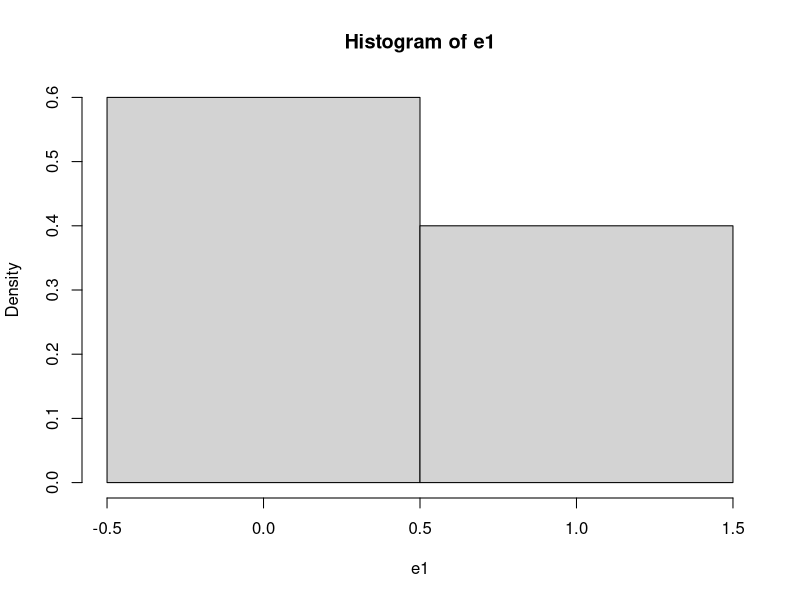
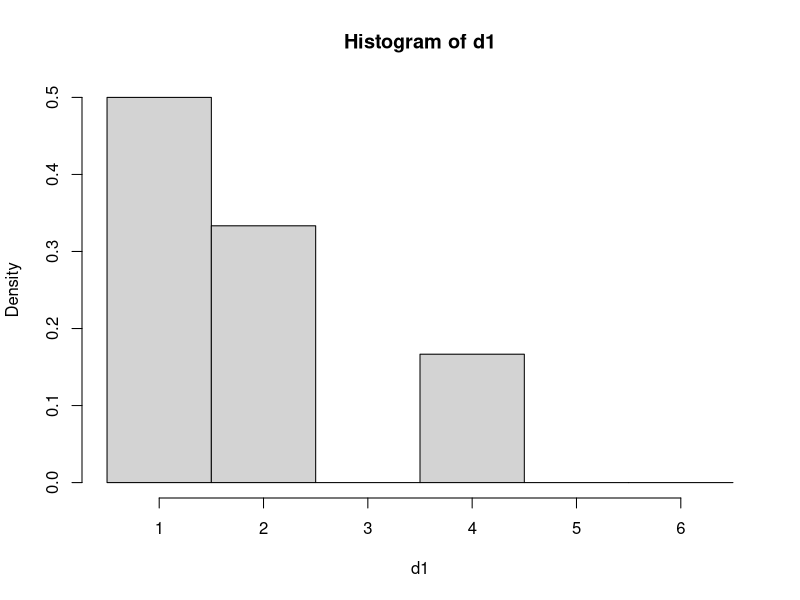

These charts were generated, in order, by the following R code:
## ---- chunk 1
sample(0:1,10,rep=T)
## ---- chunk 2
FlipCoin=function(n) sample(0:1,n,rep=T)
e1=FlipCoin(50)
e1
## ---- chunk 3
sum(e1==0)
sum(e1==0)/50
sum(e1==1)
sum(e1==1)/50
## ---- chunk 4
hist(e1,breaks=c(-0.5,0.5,1.5),prob=T)
## ---- chunk 5
sample(1:6,30,rep=T)
## ---- chunk 6
RollDie=function(n) sample(1:6,rep=T)
d1=RollDie(50)
d1
## ---- chunk 7
sum(d1==2)
sum(d1==2)/50
## ---- chunk 8
hist(d1,breaks=c(0.5,1.5,2.5,3.5,4.5,5.5,6.5), prob=T)
